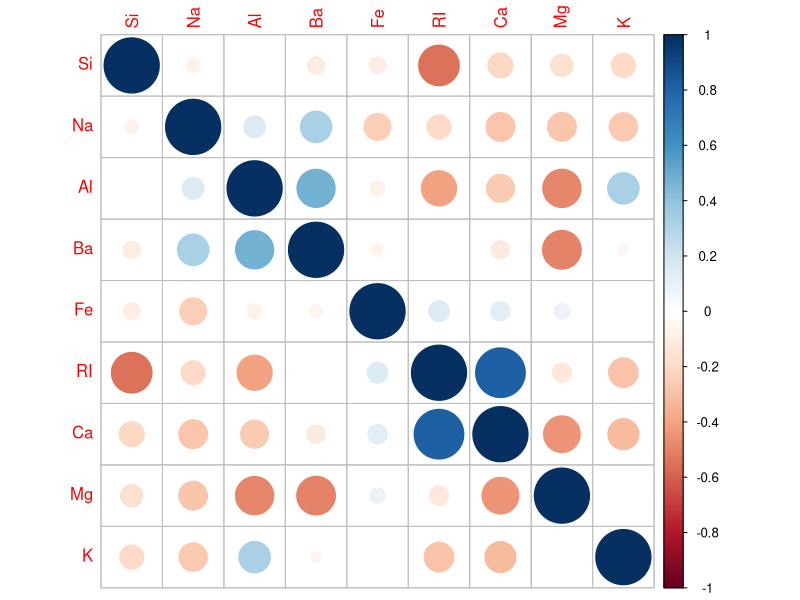

Generate this figure with R: (Note: this script raises an error after producing the figure.)
## ---- chunk 1
knitr::opts_chunk$set(echo = TRUE)
## ---- chunk 2
library(tidyverse)
library(caret)
library(randomForest)
library(mlbench)
library(glmnet)
## ---- chunk 3
data(Glass)
head(Glass)
dim(Glass)

Types <- Glass[,10]
levels(Glass[,10]) <- c("I", "II", "III", "V", "VI", "VII")

# Change type variables to avoid error
summary(Glass$Type)
## ---- chunk 4
Glass_num = Glass
Glass_num[is.na(Glass_num)] = 0

#calculate correlation matrix using pearson correlation (others include spearman and kendall)
correlation_matrix = cor(Glass_num[,1:9])

#visualize correlation matrix
library(corrplot)
corrplot(correlation_matrix, order = "hclust")

#apply correlation filter of 0.7
highly_correlated <- colnames(Glass[, -1])[findCorrelation(correlation_matrix, cutoff = 0.7, verbose = TRUE)]

#which features are highly correlated and can be removed
highly_correlated
## ---- chunk 5
set.seed(21)

#define the control 
control = rfeControl(functions = caretFuncs, number = 2)

# run the RFE algorithm
results = rfe(Glass_num[,1:9], Glass_num[,10], sizes = c(2:9), rfeControl = control, method = "svmRadial")

results
results$variables
## ---- chunk 6
#data
train_size <- floor(0.75 * nrow(Glass))
set.seed(2)
train_pos <- sample(seq_len(nrow(Glass)), size = train_size)


train_classification <- Glass_num[train_pos, ]
test_classification <- Glass_num[-train_pos, ]

#fit a model
rfmodel = randomForest(Type ~ ., data=train_classification,  importance = TRUE, oob.times = 15, confusion = TRUE)

#rank features based on importance 
importance(rfmodel)
# Create a plot of importance scores by random forest
varImpPlot(rfmodel)

## ---- chunk 7
#
Glass_model = Glass
Glass_model$Type <- as.numeric(as.character(Types))
fullmodel <- lm(Type ~ . , data = Glass_model)
step(fullmodel, direction = "backward", trace=FALSE) 
